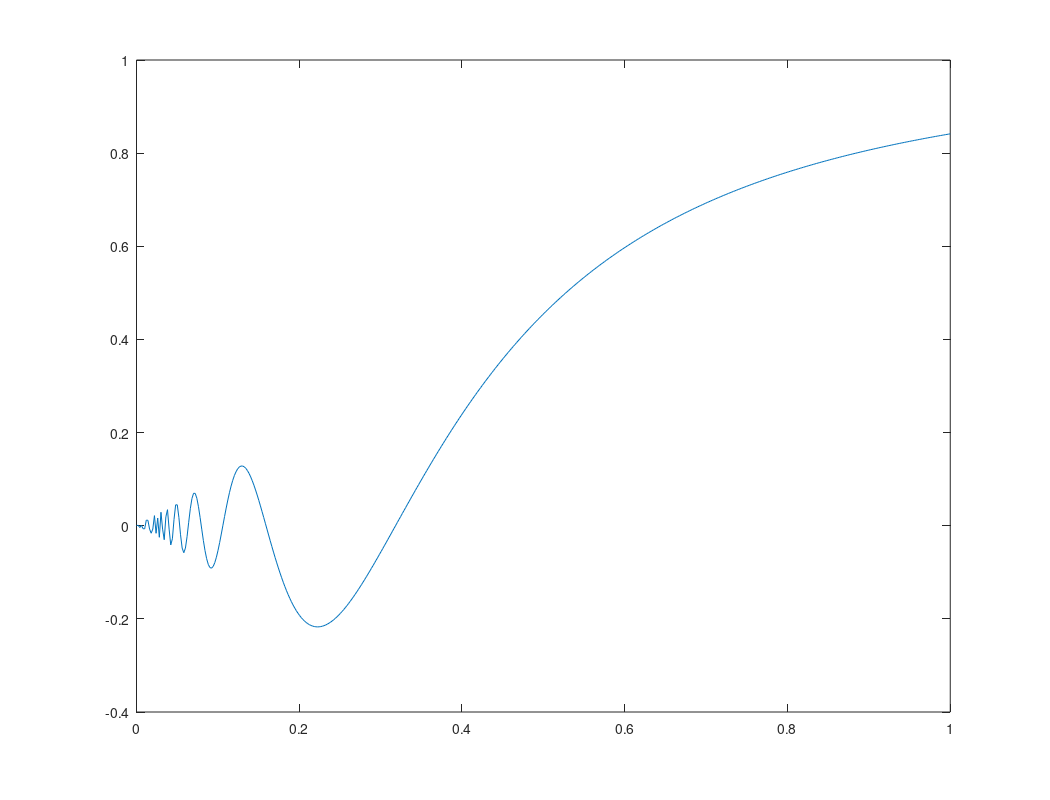
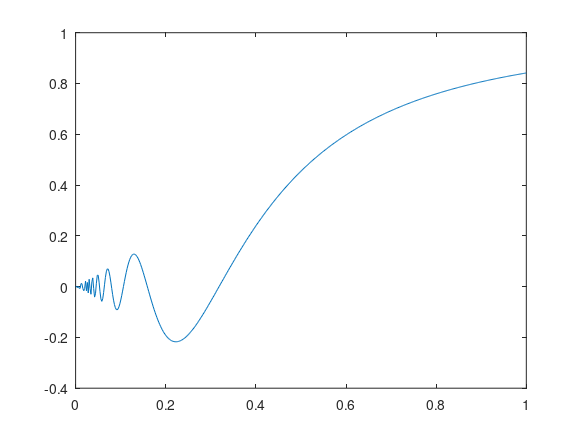

Here is the MATLAB script that generated these plots, in order:
x = linspace(eps,1,500);
plot(x, x.*sin(1./x));
orient('landscape')
print -deps2 trace2.eps
orient('portrait')
print -deps2 trace1.eps
